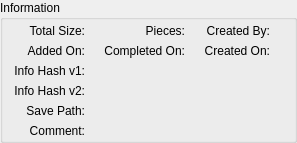
                                                <widget class="QGroupBox" name="groupInfosBox">
                                                    <property name="title">
                                                        <string>Information</string>
                                                    </property>
                                                    <layout class="QGridLayout" name="gridLayout">
                                                        <property name="topMargin">
                                                            <number>4</number>
                                                        </property>
                                                        <property name="bottomMargin">
                                                            <number>2</number>
                                                        </property>
                                                        <item row="0" column="0">
                                                            <widget class="QLabel" name="labelTotalSize">
                                                                <property name="sizePolicy">
                                                                    <sizepolicy hsizetype="Minimum" vsizetype="Preferred">
                                                                        <horstretch>0</horstretch>
                                                                        <verstretch>0</verstretch>
                                                                    </sizepolicy>
                                                                </property>
                                                                <property name="text">
                                                                    <string>Total Size:</string>
                                                                </property>
                                                                <property name="alignment">
                                                                    <set>Qt::AlignRight|Qt::AlignTrailing|Qt::AlignVCenter</set>
                                                                </property>
                                                            </widget>
                                                        </item>
                                                        <item row="0" column="1">
                                                            <widget class="QLabel" name="labelTotalSizeVal">
                                                                <property name="sizePolicy">
                                                                    <sizepolicy hsizetype="Expanding" vsizetype="Preferred">
                                                                        <horstretch>0</horstretch>
                                                                        <verstretch>0</verstretch>
                                                                    </sizepolicy>
                                                                </property>
                                                                <property name="textFormat">
                                                                    <enum>Qt::PlainText</enum>
                                                                </property>
                                                            </widget>
                                                        </item>
                                                        <item row="0" column="2">
                                                            <widget class="QLabel" name="labelTotalPieces">
                                                                <property name="sizePolicy">
                                                                    <sizepolicy hsizetype="Minimum" vsizetype="Preferred">
                                                                        <horstretch>0</horstretch>
                                                                        <verstretch>0</verstretch>
                                                                    </sizepolicy>
                                                                </property>
                                                                <property name="text">
                                                                    <string>Pieces:</string>
                                                                </property>
                                                                <property name="alignment">
                                                                    <set>Qt::AlignRight|Qt::AlignTrailing|Qt::AlignVCenter</set>
                                                                </property>
                                                            </widget>
                                                        </item>
                                                        <item row="0" column="3">
                                                            <widget class="QLabel" name="labelTotalPiecesVal">
                                                                <property name="sizePolicy">
                                                                    <sizepolicy hsizetype="Expanding" vsizetype="Preferred">
                                                                        <horstretch>0</horstretch>
                                                                        <verstretch>0</verstretch>
                                                                    </sizepolicy>
                                                                </property>
                                                                <property name="textFormat">
                                                                    <enum>Qt::PlainText</enum>
                                                                </property>
                                                            </widget>
                                                        </item>
                                                        <item row="0" column="4">
                                                            <widget class="QLabel" name="labelCreatedBy">
                                                                <property name="sizePolicy">
                                                                    <sizepolicy hsizetype="Minimum" vsizetype="Preferred">
                                                                        <horstretch>0</horstretch>
                                                                        <verstretch>0</verstretch>
                                                                    </sizepolicy>
                                                                </property>
                                                                <property name="text">
                                                                    <string>Created By:</string>
                                                                </property>
                                                                <property name="alignment">
                                                                    <set>Qt::AlignRight|Qt::AlignTrailing|Qt::AlignVCenter</set>
                                                                </property>
                                                            </widget>
                                                        </item>
                                                        <item row="0" column="5">
                                                            <widget class="QLabel" name="labelCreatedByVal">
                                                                <property name="sizePolicy">
                                                                    <sizepolicy hsizetype="Expanding" vsizetype="Preferred">
                                                                        <horstretch>0</horstretch>
                                                                        <verstretch>0</verstretch>
                                                                    </sizepolicy>
                                                                </property>
                                                                <property name="textFormat">
                                                                    <enum>Qt::PlainText</enum>
                                                                </property>
                                                            </widget>
                                                        </item>
                                                        <item row="1" column="0">
                                                            <widget class="QLabel" name="labelAddedOn">
                                                                <property name="sizePolicy">
                                                                    <sizepolicy hsizetype="Minimum" vsizetype="Preferred">
                                                                        <horstretch>0</horstretch>
                                                                        <verstretch>0</verstretch>
                                                                    </sizepolicy>
                                                                </property>
                                                                <property name="text">
                                                                    <string>Added On:</string>
                                                                </property>
                                                                <property name="alignment">
                                                                    <set>Qt::AlignRight|Qt::AlignTrailing|Qt::AlignVCenter</set>
                                                                </property>
                                                            </widget>
                                                        </item>
                                                        <item row="1" column="1">
                                                            <widget class="QLabel" name="labelAddedOnVal">
                                                                <property name="sizePolicy">
                                                                    <sizepolicy hsizetype="Expanding" vsizetype="Preferred">
                                                                        <horstretch>0</horstretch>
                                                                        <verstretch>0</verstretch>
                                                                    </sizepolicy>
                                                                </property>
                                                                <property name="textFormat">
                                                                    <enum>Qt::PlainText</enum>
                                                                </property>
                                                            </widget>
                                                        </item>
                                                        <item row="1" column="2">
                                                            <widget class="QLabel" name="labelCompletedOn">
                                                                <property name="sizePolicy">
                                                                    <sizepolicy hsizetype="Minimum" vsizetype="Preferred">
                                                                        <horstretch>0</horstretch>
                                                                        <verstretch>0</verstretch>
                                                                    </sizepolicy>
                                                                </property>
                                                                <property name="text">
                                                                    <string>Completed On:</string>
                                                                </property>
                                                                <property name="alignment">
                                                                    <set>Qt::AlignRight|Qt::AlignTrailing|Qt::AlignVCenter</set>
                                                                </property>
                                                            </widget>
                                                        </item>
                                                        <item row="1" column="3">
                                                            <widget class="QLabel" name="labelCompletedOnVal">
                                                                <property name="sizePolicy">
                                                                    <sizepolicy hsizetype="Expanding" vsizetype="Preferred">
                                                                        <horstretch>0</horstretch>
                                                                        <verstretch>0</verstretch>
                                                                    </sizepolicy>
                                                                </property>
                                                                <property name="textFormat">
                                                                    <enum>Qt::PlainText</enum>
                                                                </property>
                                                            </widget>
                                                        </item>
                                                        <item row="1" column="4">
                                                            <widget class="QLabel" name="labelCreatedOn">
                                                                <property name="sizePolicy">
                                                                    <sizepolicy hsizetype="Minimum" vsizetype="Preferred">
                                                                        <horstretch>0</horstretch>
                                                                        <verstretch>0</verstretch>
                                                                    </sizepolicy>
                                                                </property>
                                                                <property name="text">
                                                                    <string>Created On:</string>
                                                                </property>
                                                                <property name="alignment">
                                                                    <set>Qt::AlignRight|Qt::AlignTrailing|Qt::AlignVCenter</set>
                                                                </property>
                                                            </widget>
                                                        </item>
                                                        <item row="1" column="5">
                                                            <widget class="QLabel" name="labelCreatedOnVal">
                                                                <property name="sizePolicy">
                                                                    <sizepolicy hsizetype="Expanding" vsizetype="Preferred">
                                                                        <horstretch>0</horstretch>
                                                                        <verstretch>0</verstretch>
                                                                    </sizepolicy>
                                                                </property>
                                                                <property name="textFormat">
                                                                    <enum>Qt::PlainText</enum>
                                                                </property>
                                                            </widget>
                                                        </item>
                                                        <item row="2" column="0">
                                                            <widget class="QLabel" name="labelInfohash1">
                                                                <property name="sizePolicy">
                                                                    <sizepolicy hsizetype="Minimum" vsizetype="Preferred">
                                                                        <horstretch>0</horstretch>
                                                                        <verstretch>0</verstretch>
                                                                    </sizepolicy>
                                                                </property>
                                                                <property name="text">
                                                                    <string>Info Hash v1:</string>
                                                                </property>
                                                                <property name="alignment">
                                                                    <set>Qt::AlignRight|Qt::AlignTrailing|Qt::AlignVCenter</set>
                                                                </property>
                                                            </widget>
                                                        </item>
                                                        <item row="3" column="0">
                                                            <widget class="QLabel" name="labelInfohash2">
                                                                <property name="sizePolicy">
                                                                    <sizepolicy hsizetype="Minimum" vsizetype="Preferred">
                                                                        <horstretch>0</horstretch>
                                                                        <verstretch>0</verstretch>
                                                                    </sizepolicy>
                                                                </property>
                                                                <property name="text">
                                                                    <string>Info Hash v2:</string>
                                                                </property>
                                                                <property name="alignment">
                                                                    <set>Qt::AlignRight|Qt::AlignTrailing|Qt::AlignVCenter</set>
                                                                </property>
                                                            </widget>
                                                        </item>
                                                        <item row="3" column="1" colspan="5">
                                                            <widget class="QLabel" name="labelInfohash2Val">
                                                                <property name="sizePolicy">
                                                                    <sizepolicy hsizetype="Expanding" vsizetype="Preferred">
                                                                        <horstretch>0</horstretch>
                                                                        <verstretch>0</verstretch>
                                                                    </sizepolicy>
                                                                </property>
                                                                <property name="textFormat">
                                                                    <enum>Qt::PlainText</enum>
                                                                </property>
                                                                <property name="textInteractionFlags">
                                                                    <set>Qt::TextSelectableByMouse</set>
                                                                </property>
                                                            </widget>
                                                        </item>
                                                        <item row="4" column="0">
                                                            <widget class="QLabel" name="labelSavePath">
                                                                <property name="sizePolicy">
                                                                    <sizepolicy hsizetype="Minimum" vsizetype="Preferred">
                                                                        <horstretch>0</horstretch>
                                                                        <verstretch>0</verstretch>
                                                                    </sizepolicy>
                                                                </property>
                                                                <property name="text">
                                                                    <string>Save Path:</string>
                                                                </property>
                                                                <property name="alignment">
                                                                    <set>Qt::AlignRight|Qt::AlignTop|Qt::AlignTrailing</set>
                                                                </property>
                                                            </widget>
                                                        </item>
                                                        <item row="5" column="0">
                                                            <widget class="QLabel" name="labelComment">
                                                                <property name="sizePolicy">
                                                                    <sizepolicy hsizetype="Minimum" vsizetype="Preferred">
                                                                        <horstretch>0</horstretch>
                                                                        <verstretch>0</verstretch>
                                                                    </sizepolicy>
                                                                </property>
                                                                <property name="text">
                                                                    <string>Comment:</string>
                                                                </property>
                                                                <property name="alignment">
                                                                    <set>Qt::AlignRight|Qt::AlignTop|Qt::AlignTrailing</set>
                                                                </property>
                                                            </widget>
                                                        </item>
                                                        <item row="2" column="1" colspan="5">
                                                            <widget class="QLabel" name="labelInfohash1Val">
                                                                <property name="sizePolicy">
                                                                    <sizepolicy hsizetype="Expanding" vsizetype="Preferred">
                                                                        <horstretch>0</horstretch>
                                                                        <verstretch>0</verstretch>
                                                                    </sizepolicy>
                                                                </property>
                                                                <property name="textFormat">
                                                                    <enum>Qt::PlainText</enum>
                                                                </property>
                                                                <property name="textInteractionFlags">
                                                                    <set>Qt::TextSelectableByMouse</set>
                                                                </property>
                                                            </widget>
                                                        </item>
                                                        <item row="4" column="1" colspan="5">
                                                            <widget class="QLabel" name="labelSavePathVal">
                                                                <property name="sizePolicy">
                                                                    <sizepolicy hsizetype="Expanding" vsizetype="Preferred">
                                                                        <horstretch>0</horstretch>
                                                                        <verstretch>0</verstretch>
                                                                    </sizepolicy>
                                                                </property>
                                                                <property name="textFormat">
                                                                    <enum>Qt::PlainText</enum>
                                                                </property>
                                                                <property name="wordWrap">
                                                                    <bool>true</bool>
                                                                </property>
                                                                <property name="textInteractionFlags">
                                                                    <set>Qt::TextSelectableByMouse</set>
                                                                </property>
                                                            </widget>
                                                        </item>
                                                        <item row="5" column="1" colspan="5">
                                                            <widget class="QLabel" name="labelCommentVal">
                                                                <property name="sizePolicy">
                                                                    <sizepolicy hsizetype="Expanding" vsizetype="Expanding">
                                                                        <horstretch>0</horstretch>
                                                                        <verstretch>0</verstretch>
                                                                    </sizepolicy>
                                                                </property>
                                                                <property name="textFormat">
                                                                    <enum>Qt::RichText</enum>
                                                                </property>
                                                                <property name="alignment">
                                                                    <set>Qt::AlignLeading|Qt::AlignLeft|Qt::AlignTop</set>
                                                                </property>
                                                                <property name="wordWrap">
                                                                    <bool>true</bool>
                                                                </property>
                                                                <property name="openExternalLinks">
                                                                    <bool>true</bool>
                                                                </property>
                                                                <property name="textInteractionFlags">
                                                                    <set>Qt::TextBrowserInteraction</set>
                                                                </property>
                                                                <property name="openLinks" stdset="0">
                                                                    <bool>true</bool>
                                                                </property>
                                                            </widget>
                                                        </item>
                                                    </layout>
                                                </widget>
